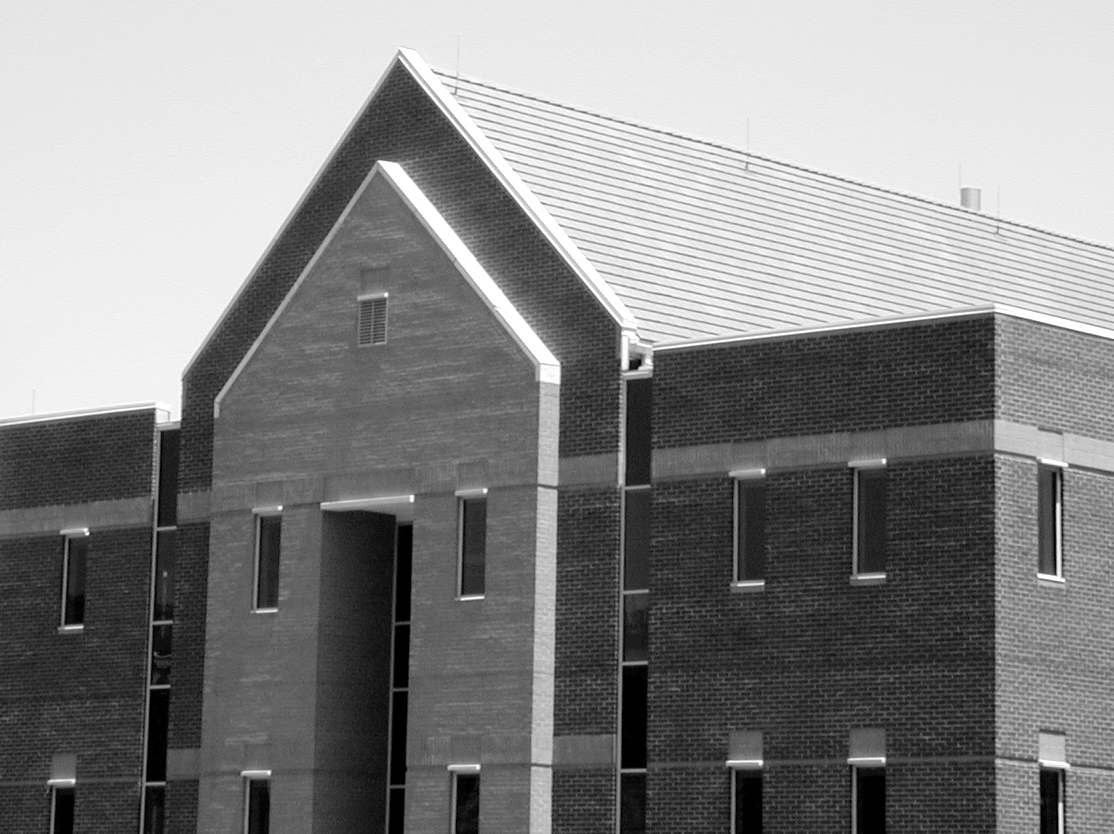
%> input picture lecture22_new/building.tif, 1114 x 834 px
$ octave robt310_lecture21.m   (GNU Octave 9; MATLAB toolbox functions it lacks are replaced by stand-ins)
%> lines starting %> are read from the running program, lines starting %| are printed output that depends on the picture; in (x1, y1, x2, y2) boxes, pixels count from 0 and x2, y2 are one past the last pixel; in counts of white or black regions, pixels touching at a corner belong together; the program's own positions count from 1
%% ROBT 310 - Lecture 21 - Image Segmentation

clc; clear; close all; % Clear the environment


%% DEMO 0 - Gradient Operators
I = double(imread('building.tif'));
%> I: size 834x1114 double; min 0, max 255, mean 133.3; mean of the top-left, top-right, bottom-left and bottom-right quarters 187.5, 194.5, 76.9, 74.3

h1 = [-1 -2 -1; 0 0 0; 1 2 1];
h2 = [-1 0 1; -2 0 2; -1 0 1];

I1 = abs( imfilter(I, h1));
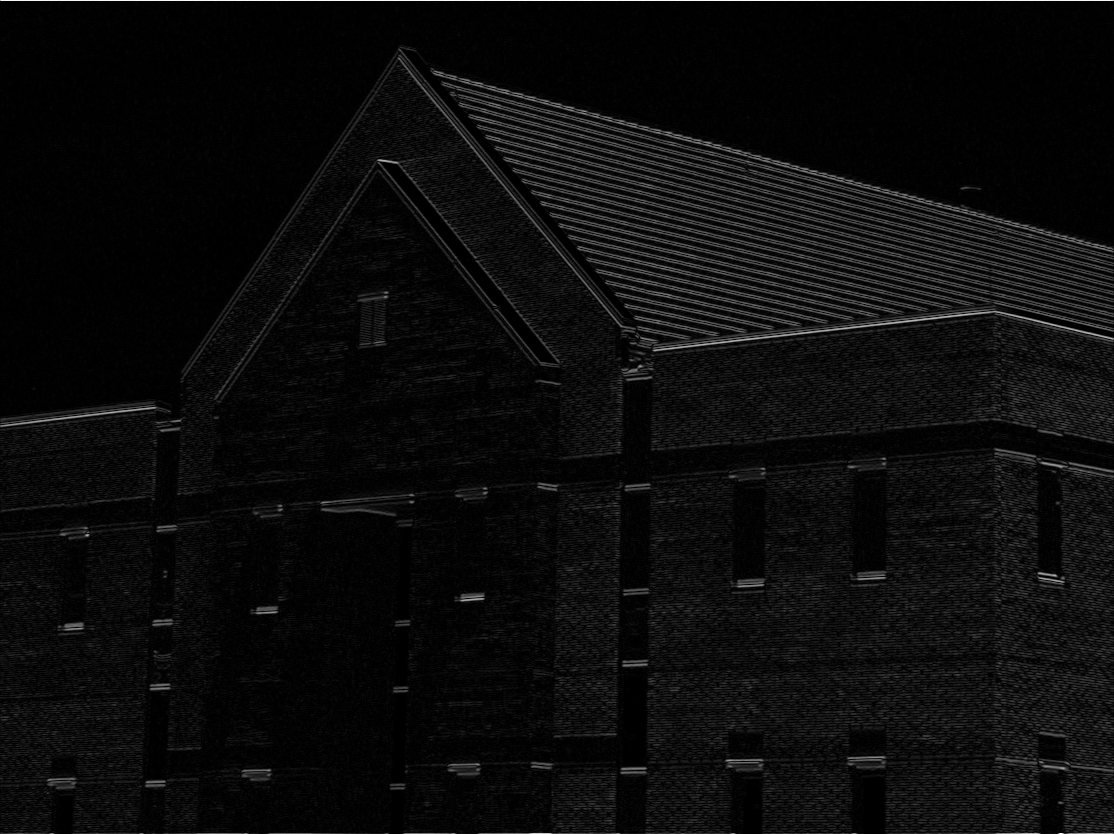
%> I1: size 834x1114 double; min 0, max 947, mean 46.1; drawn with min black and max white
I1 = (I1 - min(I1(:)) )/ ( max(I1(:)) - min(I1(:)) ) ; % Scale to the range [0, 1]
I2 = abs( imfilter(I, h2));
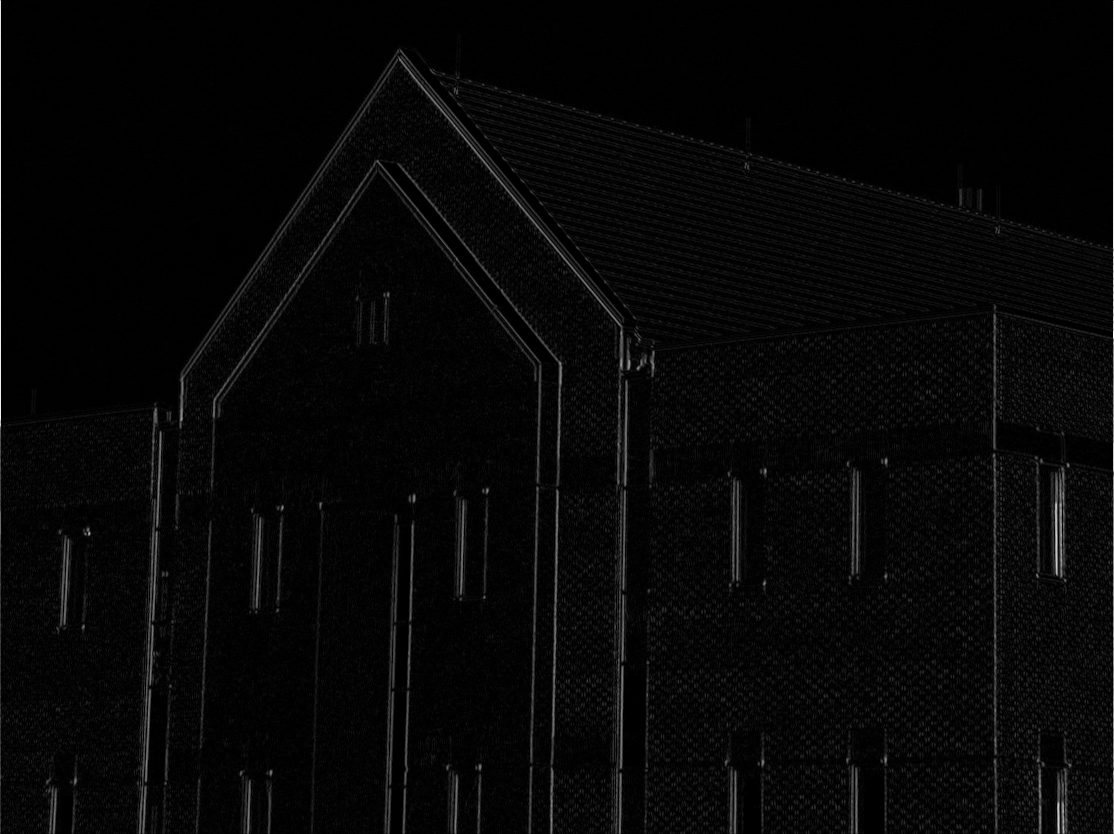
%> I2: size 834x1114 double; min 0, max 1020, mean 28.7; drawn with min black and max white
I2 = (I2 - min(I2(:)) )/ ( max(I2(:)) - min(I2(:)) ) ; % Scale to the range [0, 1]

I3 = I1 + I2;

figure(2);
imshow( I1 );
title('Absolute Value of the Horizontal Sobel Operator' , 'FontWeight', 'Demi', 'FontSize',12);

figure(3);
imshow( I2 );
title('Absolute Value of the Vertical Sobel Operator' , 'FontWeight', 'Demi', 'FontSize',12);

figure(4);
imshow( I3 );
title('Vertical and Horizontal Edges' ,'FontWeight', 'Demi', 'FontSize',12);

% [5 lines of commented-out code are left out]

%% Averaging
I = double(imread('building.tif'));

h1 = [-1 -2 -1; 0 0 0; 1 2 1];
h2 = [-1 0 1; -2 0 2; -1 0 1];

I1 = abs( imfilter(I, h1));
I1 = (I1 - min(I1(:)) )/ ( max(I1(:)) - min(I1(:)) ) ; % Scale to the range [0, 1]
I2 = abs( imfilter(I, h2));
I2 = (I2 - min(I2(:)) )/ ( max(I2(:)) - min(I2(:)) ) ; % Scale to the range [0, 1]

I3 = I1 + I2;

h3 = ones(5,5)/25;
I4 = abs(imfilter(I3,h3));

figure(1); imshow(I4); title('Smoothed image');

I5 = I4 > 0.2;
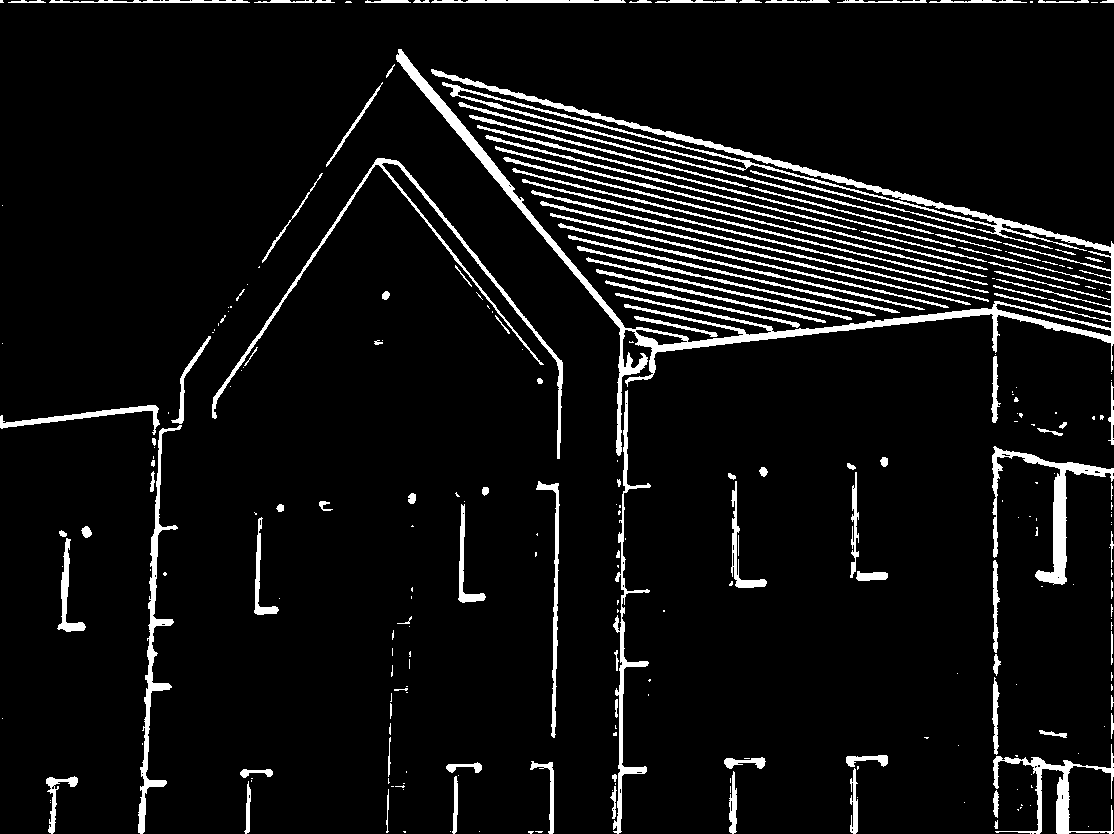
%> I5: size 834x1114 logical; 6.9% white; 269 white regions (148 under 20 px), largest, box (x1, y1, x2, y2) and area: (396, 49, 1114, 456) 16414, (212, 158, 563, 459) 3113, (992, 446, 1114, 585) 2914
figure(2); imshow(I5); title('Thresholded image');

%% Hough Transform

close all;
I = imread('airport.png');
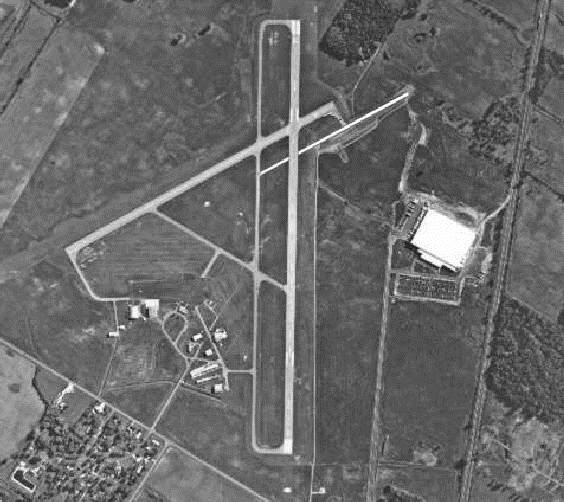
%> input picture lecture22_new/airport.png, 564 x 502 px
%> I is the input picture: size 502x564x3 uint8; min 17, max 255, mean 106
I = double( rgb2gray(I)) ;
%> I: size 502x564 double
I = (I - min(I(:))) / ( max(I(:)) - min(I(:)) ); % Convert the image to double and scale to [0, 1]

figure(1);
imshow(I);
title('Airport - Original Image' , 'FontWeight', 'Demi', 'FontSize',12);

I3 = edge(I,'canny', 0.6);  % Canny edge detector
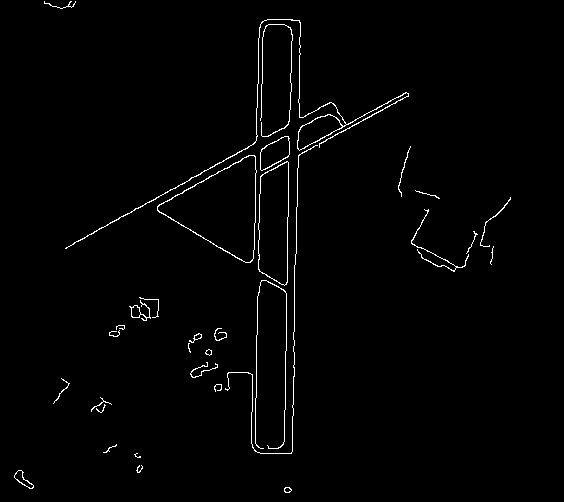
%> I3: size 502x564 logical; 1.4% white in thin lines or dots, all inside (x1, y1, x2, y2) = (14, 1, 511, 493)

figure(3)
imshow(I3);
title('Detected edges of the image' , 'FontWeight', 'Demi', 'FontSize',12);

[I, J] = find(I3 == 1);
%> I = 3994 values from 2 to 493; J = 3994 values from 15 to 511
rand_ind = randperm(length(I));
I = I( rand_ind(1:500) );
%> I = 500 values, max 490 at index 414, min 2 at index 167, mean 236.8
J = J( rand_ind(1:500) );
%> J = 500 values, max 511 at index 216, min 15 at index 148, mean 271.1

theta = 0:0.1:2*pi;

f = figure(4);
set(f, 'Position', [100 100 1200 800]);
hold on;
for ind = 1:length(I)
    ro = I(ind)*cos(theta) + J(ind)*sin(theta);
    plot(theta, ro);
    title( ['Iteration ', num2str(ind) ]);
    xlabel('Theta' , 'FontWeight', 'Demi', 'FontSize',12);
    ylabel('{Rho}' , 'FontWeight', 'Demi', 'FontSize',12);
    axis([ 0 2*pi -600 600]);
    pause(0.01);
end
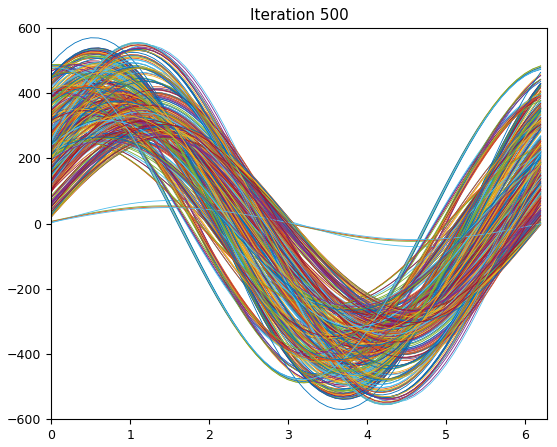
%> figure redrawn from the program's plot data; curve peaks at x = 1.2, y = 364; curve peaks at x = 1.1, y = 327.7; curve peaks at x = 1.3, y = 268.8; curve peaks at x = 0.9, y = 275.2
hold off;

%% Demo 3 - Write a Program which applies Sobel edge detection to an image
% and then links the edges based on gradient and angle thresholds. (Lecture 21 Slide 24)
